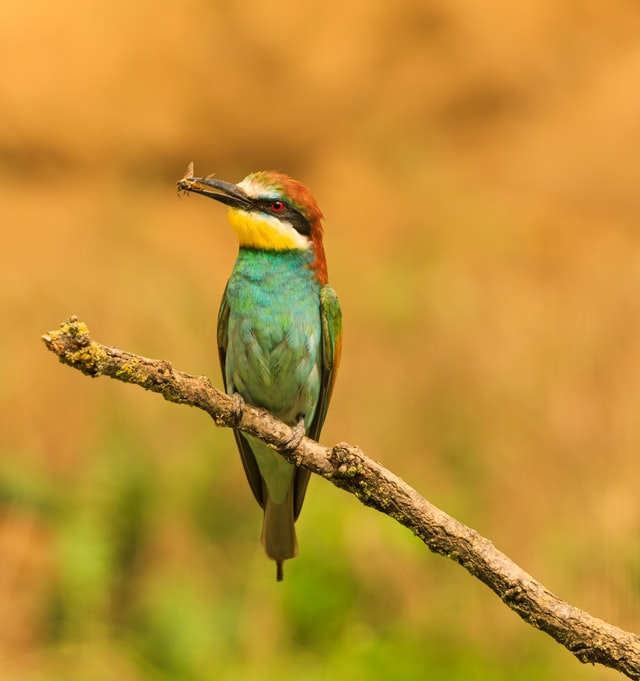
#> input picture 1_4_Image processing/Practical Image Processing with OpenCV & Python with Project/01_Image_Basics/images/bird.jpg, 640 x 681 px
$ jupyter execute 3_accesing_and_manipulate_pixels.ipynb
#> lines starting #> are read from the running program, lines starting #| are printed output that depends on the picture; after the words box and inside, x2 and y2 are one past the last pixel; in counts of white or black regions, pixels touching at a corner belong together
### Image Processing using OpenCV from Zero to Hero
- Author: Srikanth Guskra
- URL: https://www.udemy.com/user/data-science-anywhere-2/

# Acessing & Manipulate Pixels

[cell 1]
import numpy as np
import cv2

[cell 2]
img = cv2.imread('./images/bird.jpg')
#> img is the input picture: shape (681, 640, 3); mean B, G, R 50.7, 144.7, 193.4

[cell 3]
def display(winname,image):
    cv2.imshow(winname,image)
    cv2.waitKey(0)
    cv2.destroyAllWindows()

[cell 4]
display('winname',img)

[cell 5]
img.shape
#> Out = (681, 640, 3)

[cell 6]
type(img)

[cell 7]
# acess first 100 rows and 100 columns
corners = img[0:100,0:100]
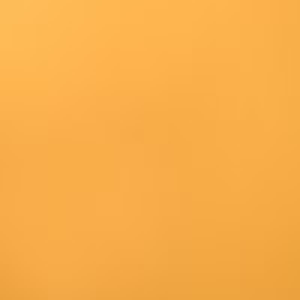
#> corners: shape (100, 100, 3) (shown 3 times larger); mean B, G, R 74, 174.1, 248.5

[cell 8]
display('corner',corners)

[cell 9]
cv2.imshow('original',img)
cv2.imshow('cornor',corners)
cv2.waitKey(0)
cv2.destroyAllWindows()

[cell 10]
# change first 100 rows and 100 columns to green color
green = (0,255,0)
img[0:100,0:100] = green
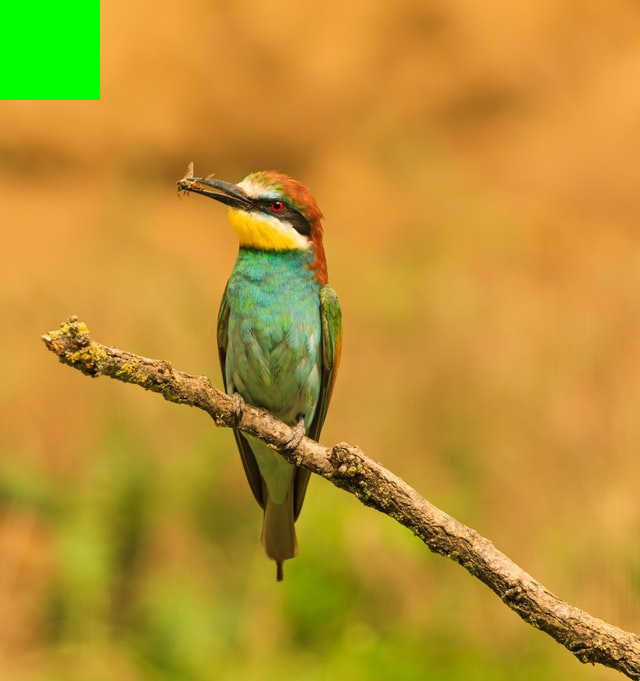
#> img: shape (681, 640, 3); 2.29% of pixels changed, all inside (x1, y1, x2, y2) = (0, 0, 100, 100)

[cell 11]
display('manipulate',img)
